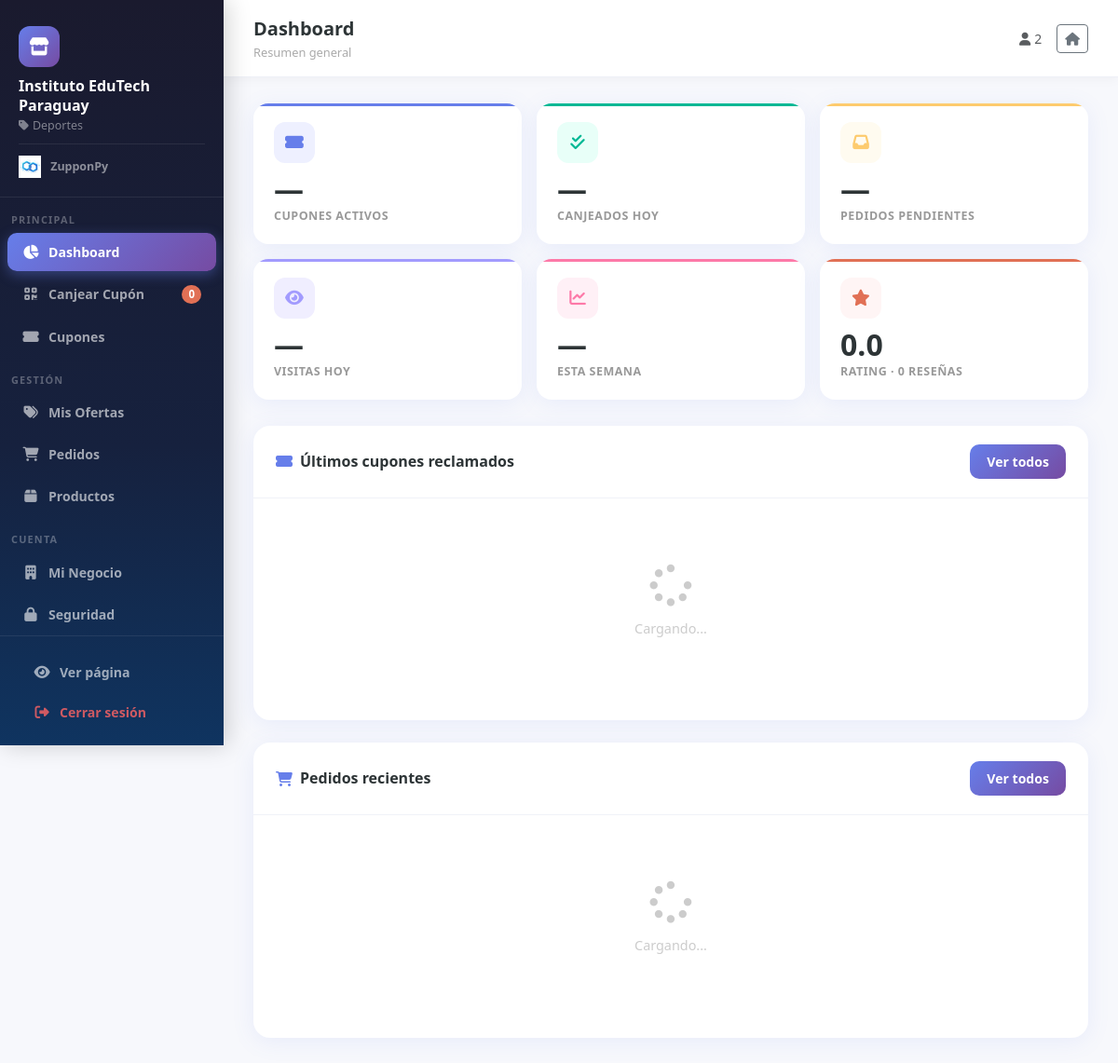
Screenshot of /negocio/panel (signed in) with the database file from the repository.
### tables this page shows
CREATE TABLE negocios (
            id INTEGER PRIMARY KEY AUTOINCREMENT,
            nombre TEXT NOT NULL, categoria TEXT NOT NULL,
            rating REAL DEFAULT 0, reviews INTEGER DEFAULT 0,
            imagen TEXT, promocion TEXT NOT NULL, descuento INTEGER NOT NULL,
            direccion TEXT NOT NULL, mapsLink TEXT,
            telefono TEXT NOT NULL, whatsapp TEXT NOT NULL,
            horario TEXT NOT NULL, descripcion TEXT, servicios TEXT,
            usuario TEXT UNIQUE, contrasena TEXT
        , fotos TEXT, ciudad TEXT DEFAULT "", lat REAL, lng REAL);

### app.py (the view)
@app.route('/negocio/panel')
def negocio_panel():
    if 'negocio_id' not in session:
        return redirect(url_for('login'))
    conn = get_connection()
    c = conn.cursor()
    c.execute('SELECT * FROM negocios WHERE id = ?', (session['negocio_id'],))
    negocio = c.fetchone()
    conn.close()
    if negocio:
        return render_template('negocio_panel.html', negocio=dict_from_row(negocio))
    return redirect(url_for('login'))

### app.py (called while the page is built)
def dict_from_row(row):
    d = dict(zip(row.keys(), row))
    for campo in ('servicios', 'fotos'):
        if campo in d and d[campo]:
            try:
                d[campo] = json.loads(d[campo]) if isinstance(d[campo], str) else d[campo]
            except:
                d[campo] = []
    return d

### database.py (called while the page is built)
def get_connection():
    conn = sqlite3.connect('negocios.db')
    conn.row_factory = sqlite3.Row
    return conn

### templates/negocio_panel.html (shortened to what this page needs)
<!DOCTYPE html>
<html lang="es">
<head>
    <link href="https://cdn.jsdelivr.net/npm/bootstrap@5.3.0/dist/css/bootstrap.min.css" rel="stylesheet">
    <link rel="stylesheet" href="https://cdnjs.cloudflare.com/ajax/libs/font-awesome/6.4.0/css/all.min.css">
</head>
<body>
<aside class="sidebar" id="sidebar">
    <div class="sidebar-logo">
        <div class="avatar"><i class="fas fa-store"></i></div>
        <div class="biz-name">{{ negocio.nombre }}</div>
        <div class="biz-cat"><i class="fas fa-tag me-1"></i>{{ negocio.categoria }}</div>
        <div style="margin-top:10px;padding-top:10px;border-top:1px solid rgba(255,255,255,0.08)">
            <img src="{{ url_for('static', filename='zuppon logo.png') }}" style="height:24px;vertical-align:middle;margin-right:6px">
            <span style="color:rgba(255,255,255,0.5);font-size:0.78rem;font-weight:700">ZupponPy</span>
        </div>
    </div>
    <div class="nav-section">Principal</div>
    <button class="nav-item active" onclick="showTab(this,'dashboard')"><i class="fas fa-chart-pie"></i> Dashboard</button>
    <button class="nav-item" onclick="showTab(this,'canjear')"><i class="fas fa-qrcode"></i> Canjear Cupón <span class="badge-count" id="badgeCupones">0</span></button>
    <button class="nav-item" onclick="showTab(this,'cupones')"><i class="fas fa-ticket-alt"></i> Cupones</button>
    <div class="nav-section">Gestión</div>
    <button class="nav-item" onclick="showTab(this,'ofertas')"><i class="fas fa-tags"></i> Mis Ofertas</button>
    <button class="nav-item" onclick="showTab(this,'pedidos')"><i class="fas fa-shopping-cart"></i> Pedidos <span class="badge-count" id="badgePedidos" style="display:none">0</span></button>
    <button class="nav-item" onclick="showTab(this,'productos')"><i class="fas fa-box"></i> Productos</button>
    <div class="nav-section">Cuenta</div>
    <button class="nav-item" onclick="showTab(this,'info')"><i class="fas fa-building"></i> Mi Negocio</button>
    <button class="nav-item" onclick="showTab(this,'seguridad')"><i class="fas fa-lock"></i> Seguridad</button>
    <div class="sidebar-footer">
        <a href="/negocio/{{ negocio.id }}" target="_blank" class="nav-item" style="text-decoration:none;display:flex"><i class="fas fa-eye"></i> Ver página</a>
        <a href="/logout" class="nav-item" style="text-decoration:none;display:flex;color:rgba(255,100,100,0.8)"><i class="fas fa-sign-out-alt"></i> Cerrar sesión</a>
    </div>
</aside>
<div class="main">
    <div class="topbar">
        <div>
            <span class="topbar-title" id="topbarTitle">Dashboard</span>
            <div class="topbar-sub" id="topbarSub">Resumen general</div>
        </div>
        <div class="d-flex align-items-center gap-3">
            <span class="text-muted small d-none d-md-block"><i class="fas fa-user me-1"></i>{{ negocio.usuario }}</span>
            <a href="/" class="btn btn-sm btn-outline-secondary"><i class="fas fa-home"></i></a>
        </div>
    </div>
    <div class="content">
        <div id="tab-dashboard" class="tab-pane active">
            <div class="stat-grid">
                <div class="stat-card" style="--accent:#667eea;--icon-bg:#eef0ff">
                    <div class="icon"><i class="fas fa-ticket-alt"></i></div>
                    <div class="num" id="statCupones">—</div>
                    <div class="lbl">Cupones activos</div>
                </div>
                <div class="stat-card" style="--accent:#00b894;--icon-bg:#e8fff8">
                    <div class="icon"><i class="fas fa-check-double"></i></div>
                    <div class="num" id="statCanjeados">—</div>
                    <div class="lbl">Canjeados hoy</div>
                </div>
                <div class="stat-card" style="--accent:#fdcb6e;--icon-bg:#fffbf0">
                    <div class="icon"><i class="fas fa-inbox"></i></div>
                    <div class="num" id="statPedidos">—</div>
                    <div class="lbl">Pedidos pendientes</div>
                </div>
                <div class="stat-card" style="--accent:#a29bfe;--icon-bg:#f0eeff">
                    <div class="icon"><i class="fas fa-eye"></i></div>
                    <div class="num" id="statVisitasHoy">—</div>
                    <div class="lbl">Visitas hoy</div>
                </div>
                <div class="stat-card" style="--accent:#fd79a8;--icon-bg:#fff0f6">
                    <div class="icon"><i class="fas fa-chart-line"></i></div>
                    <div class="num" id="statVisitasSemana">—</div>
                    <div class="lbl">Esta semana</div>
                </div>
                <div class="stat-card" style="--accent:#e17055;--icon-bg:#fff5f5">
                    <div class="icon"><i class="fas fa-star"></i></div>
                    <div class="num">{{ negocio.rating }}</div>
                    <div class="lbl">Rating · {{ negocio.reviews }} reseñas</div>
                </div>
            </div>
            <div class="panel-card mb-4">
                <div class="panel-card-header">
                    <h5><i class="fas fa-ticket-alt" style="color:var(--primary)"></i> Últimos cupones reclamados</h5>
                    <button class="btn-primary-grad btn" onclick="showTab(document.querySelector('[onclick*=cupones]'),'cupones')">Ver todos</button>
                </div>
                <div class="panel-card-body" id="dashCupones">
                    <div class="empty-state"><i class="fas fa-spinner fa-spin"></i><p>Cargando...</p></div>
                </div>
            </div>
            <div class="panel-card">
                <div class="panel-card-header">
                    <h5><i class="fas fa-shopping-cart" style="color:var(--primary)"></i> Pedidos recientes</h5>
                    <button class="btn-primary-grad btn" onclick="showTab(document.querySelectorAll('.nav-item')[5],'pedidos')">Ver todos</button>
                </div>
                <div class="panel-card-body" id="dashPedidos">
                    <div class="empty-state"><i class="fas fa-spinner fa-spin"></i><p>Cargando...</p></div>
                </div>
            </div>
        </div>
    </div>
</div>
</body>
</html>

### templates/negocio_panel.html (style rules this page uses)
:root { --primary: #667eea; --primary2: #764ba2; --success: #00b894; --warning: #fdcb6e; --danger: #e17055; --dark: #2d3436; --light-bg: #f7f8fc; --card-shadow: 0 4px 24px rgba(102,126,234,0.10); }
* { box-sizing: border-box; }
body { background: var(--light-bg); font-family: 'Segoe UI', system-ui, sans-serif; min-height: 100vh; }
.sidebar { position: fixed; top: 0; left: 0; height: 100vh; width: 240px; background: linear-gradient(180deg, #1a1a2e 0%, #16213e 60%, #0f3460 100%); z-index: 100; display: flex; flex-direction: column; box-shadow: 4px 0 24px rgba(0,0,0,0.18); transition: transform 0.3s; }
.sidebar-logo { padding: 28px 20px 20px; border-bottom: 1px solid rgba(255,255,255,0.08); }
.sidebar-logo .biz-name { color: white; font-weight: 800; font-size: 1rem; line-height: 1.3; }
.sidebar-logo .biz-cat { color: rgba(255,255,255,0.45); font-size: 0.78rem; margin-top: 2px; }
.sidebar-logo .avatar { width: 44px; height: 44px; border-radius: 12px; background: linear-gradient(135deg, var(--primary), var(--primary2)); display: flex; align-items: center; justify-content: center; font-size: 1.2rem; color: white; margin-bottom: 10px; }
.nav-section { padding: 16px 12px 4px; color: rgba(255,255,255,0.3); font-size: 0.68rem; font-weight: 700; letter-spacing: 1.2px; text-transform: uppercase; }
.nav-item { display: flex; align-items: center; gap: 10px; padding: 10px 16px; margin: 2px 8px; border-radius: 10px; color: rgba(255,255,255,0.6); font-size: 0.88rem; font-weight: 600; cursor: pointer; transition: all 0.2s; border: none; background: none; width: calc(100% - 16px); text-align: left; }
.nav-item i { width: 18px; text-align: center; font-size: 0.95rem; }
.nav-item.active { background: linear-gradient(135deg, var(--primary), var(--primary2)); color: white; box-shadow: 0 4px 14px rgba(102,126,234,0.4); }
.nav-item .badge-count { margin-left: auto; background: var(--danger); color: white; border-radius: 20px; padding: 1px 7px; font-size: 0.72rem; }
.sidebar-footer { margin-top: auto; padding: 16px 12px; border-top: 1px solid rgba(255,255,255,0.08); }
.main { margin-left: 240px; min-height: 100vh; }
.topbar { background: white; padding: 16px 32px; border-bottom: 1px solid #eef0f7; display: flex; align-items: center; justify-content: space-between; box-shadow: 0 2px 12px rgba(0,0,0,0.04); position: sticky; top: 0; z-index: 50; }
.topbar-title { font-size: 1.25rem; font-weight: 800; color: var(--dark); }
.topbar-sub { font-size: 0.8rem; color: #aaa; margin-top: 1px; }
.content { padding: 28px 32px; }
.stat-grid { display: grid; grid-template-columns: repeat(3, 1fr); gap: 16px; margin-bottom: 28px; }
.stat-card { background: white; border-radius: 16px; padding: 20px 22px; box-shadow: var(--card-shadow); position: relative; overflow: hidden; }
.stat-card::before { content: ''; position: absolute; top: 0; left: 0; right: 0; height: 3px; background: var(--accent, var(--primary)); }
.stat-card .icon { width: 44px; height: 44px; border-radius: 12px; display: flex; align-items: center; justify-content: center; font-size: 1.1rem; margin-bottom: 12px; background: var(--icon-bg, #eef0ff); color: var(--accent, var(--primary)); }
.stat-card .num { font-size: 2rem; font-weight: 900; color: var(--dark); line-height: 1; }
.stat-card .lbl { font-size: 0.78rem; color: #999; font-weight: 600; text-transform: uppercase; letter-spacing: 0.5px; margin-top: 4px; }
.panel-card { background: white; border-radius: 18px; box-shadow: var(--card-shadow); overflow: hidden; }
.panel-card-header { padding: 20px 24px; border-bottom: 1px solid #f0f2f8; display: flex; align-items: center; justify-content: space-between; }
.panel-card-header h5 { margin: 0; font-weight: 800; font-size: 1rem; color: var(--dark); display: flex; align-items: center; gap: 8px; }
.panel-card-body { padding: 24px; }
.tab-pane { display: none; }
.tab-pane.active { display: block; animation: fadeIn 0.25s ease; }
.empty-state { text-align: center; padding: 48px 20px; color: #ccc; }
.empty-state i { font-size: 2.8rem; margin-bottom: 12px; display: block; }
.empty-state p { font-size: 0.9rem; }
.btn-primary-grad { background: linear-gradient(135deg, var(--primary), var(--primary2)); border: none; color: white; font-weight: 700; border-radius: 10px; padding: 8px 18px; font-size: 0.88rem; cursor: pointer; transition: all 0.2s; }

### rows the page displays
negocios: nombre "Instituto EduTech Paraguay", categoria "Deportes", usuario "2", rating "0.0", reviews "0"
